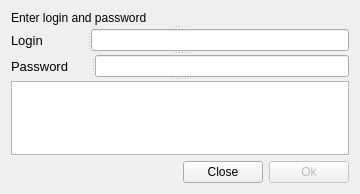
<?xml version="1.0" encoding="UTF-8"?>
<ui version="4.0">
 <class>DialogAuthorization</class>
 <widget class="QDialog" name="DialogAuthorization">
  <property name="geometry">
   <rect>
    <x>0</x>
    <y>0</y>
    <width>360</width>
    <height>194</height>
   </rect>
  </property>
  <property name="windowTitle">
   <string>Authorization</string>
  </property>
  <property name="statusTip">
   <string/>
  </property>
  <layout class="QGridLayout" name="gridLayout">
   <item row="0" column="0">
    <layout class="QVBoxLayout" name="verticalLayout">
     <item>
      <widget class="QSplitter" name="splitter_3">
       <property name="orientation">
        <enum>Qt::Vertical</enum>
       </property>
       <widget class="QLabel" name="label_3">
        <property name="text">
         <string>Enter login and password</string>
        </property>
       </widget>
       <widget class="QSplitter" name="splitter">
        <property name="orientation">
         <enum>Qt::Horizontal</enum>
        </property>
        <widget class="QLabel" name="label">
         <property name="enabled">
          <bool>true</bool>
         </property>
         <property name="maximumSize">
          <size>
           <width>80</width>
           <height>16777215</height>
          </size>
         </property>
         <property name="font">
          <font>
           <pointsize>10</pointsize>
          </font>
         </property>
         <property name="text">
          <string>Login</string>
         </property>
        </widget>
        <widget class="QLineEdit" name="lineEdit"/>
       </widget>
       <widget class="QSplitter" name="splitter_2">
        <property name="orientation">
         <enum>Qt::Horizontal</enum>
        </property>
        <widget class="QLabel" name="label_2">
         <property name="maximumSize">
          <size>
           <width>80</width>
           <height>16777215</height>
          </size>
         </property>
         <property name="font">
          <font>
           <pointsize>10</pointsize>
          </font>
         </property>
         <property name="text">
          <string>Password</string>
         </property>
        </widget>
        <widget class="QLineEdit" name="lineEdit_2">
         <property name="echoMode">
          <enum>QLineEdit::Password</enum>
         </property>
        </widget>
       </widget>
       <widget class="QTextEdit" name="textEdit">
        <property name="readOnly">
         <bool>true</bool>
        </property>
        <property name="html">
         <string>&lt;!DOCTYPE HTML PUBLIC &quot;-//W3C//DTD HTML 4.0//EN&quot; &quot;http://www.w3.org/TR/REC-html40/strict.dtd&quot;&gt;
&lt;html&gt;&lt;head&gt;&lt;meta name=&quot;qrichtext&quot; content=&quot;1&quot; /&gt;&lt;style type=&quot;text/css&quot;&gt;
p, li { white-space: pre-wrap; }
&lt;/style&gt;&lt;/head&gt;&lt;body style=&quot; font-family:'Sans Serif'; font-size:9pt; font-weight:400; font-style:normal;&quot;&gt;
&lt;p style=&quot;-qt-paragraph-type:empty; margin-top:0px; margin-bottom:0px; margin-left:0px; margin-right:0px; -qt-block-indent:0; text-indent:0px;&quot;&gt;&lt;br /&gt;&lt;/p&gt;&lt;/body&gt;&lt;/html&gt;</string>
        </property>
       </widget>
      </widget>
     </item>
     <item>
      <layout class="QHBoxLayout" name="horizontalLayout">
       <item>
        <spacer name="horizontalSpacer">
         <property name="orientation">
          <enum>Qt::Horizontal</enum>
         </property>
         <property name="sizeHint" stdset="0">
          <size>
           <width>40</width>
           <height>20</height>
          </size>
         </property>
        </spacer>
       </item>
       <item>
        <widget class="QPushButton" name="closePushButton">
         <property name="text">
          <string>Close</string>
         </property>
        </widget>
       </item>
       <item>
        <widget class="QPushButton" name="okPushButton">
         <property name="enabled">
          <bool>false</bool>
         </property>
         <property name="text">
          <string>Ok</string>
         </property>
         <property name="default">
          <bool>true</bool>
         </property>
        </widget>
       </item>
      </layout>
     </item>
    </layout>
   </item>
  </layout>
 </widget>
 <resources/>
 <connections/>
</ui>
